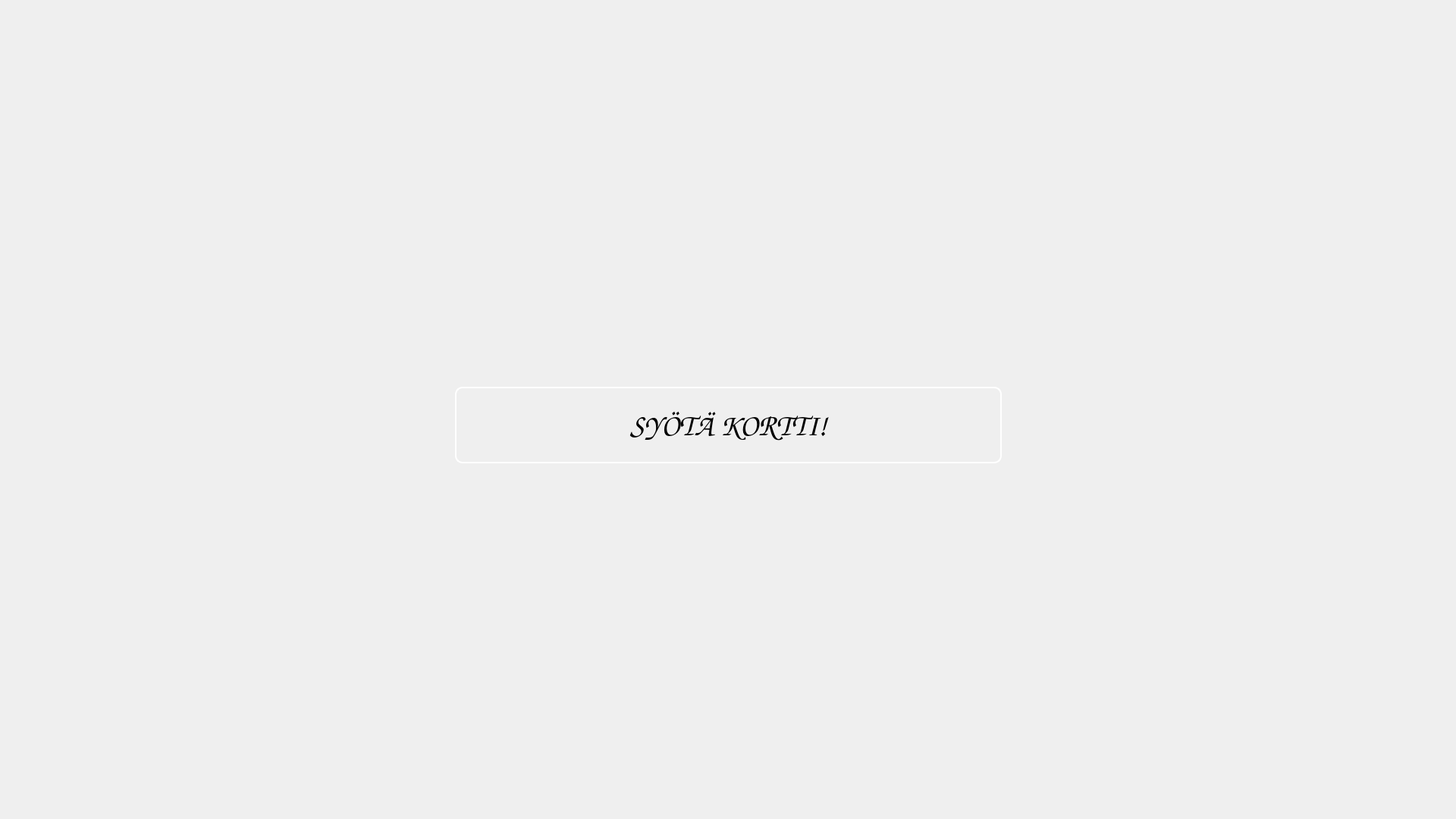
<?xml version="1.0" encoding="UTF-8"?>
<ui version="4.0">
 <class>MainWindow</class>
 <widget class="QMainWindow" name="MainWindow">
  <property name="geometry">
   <rect>
    <x>0</x>
    <y>0</y>
    <width>1920</width>
    <height>1080</height>
   </rect>
  </property>
  <property name="maximumSize">
   <size>
    <width>1920</width>
    <height>1080</height>
   </size>
  </property>
  <property name="windowTitle">
   <string>MainWindow</string>
  </property>
  <property name="styleSheet">
   <string notr="true"/>
  </property>
  <widget class="QWidget" name="centralwidget">
   <widget class="QLabel" name="label_4">
    <property name="geometry">
     <rect>
      <x>600</x>
      <y>510</y>
      <width>721</width>
      <height>101</height>
     </rect>
    </property>
    <property name="font">
     <font>
      <family>Comic Sans MS</family>
      <pointsize>30</pointsize>
      <italic>false</italic>

     </font>
    </property>
    <property name="styleSheet">
     <string notr="true">font: 900 30pt &quot;Comic Sans MS&quot;;
border-style: solid;
border-color: white;
border-width: 2px;
border-radius: 10px;
background-image: url(:/icons/flags/hemmobutt.png);</string>
    </property>
    <property name="text">
     <string>SYÖTÄ KORTTI!</string>
    </property>
    <property name="alignment">
     <set>Qt::AlignCenter</set>
    </property>
   </widget>
   <widget class="QLabel" name="backroundPic">
    <property name="geometry">
     <rect>
      <x>0</x>
      <y>0</y>
      <width>1921</width>
      <height>1091</height>
     </rect>
    </property>
    <property name="sizePolicy">
     <sizepolicy hsizetype="Expanding" vsizetype="Expanding">
      <horstretch>0</horstretch>
      <verstretch>0</verstretch>
     </sizepolicy>
    </property>
    <property name="text">
     <string/>
    </property>
    <property name="pixmap">
     <pixmap resource="resourcefile.qrc">:/icons/flags/hemmosplash.png</pixmap>
    </property>
    <property name="scaledContents">
     <bool>true</bool>
    </property>
   </widget>
   <zorder>backroundPic</zorder>
   <zorder>label_4</zorder>
  </widget>
 </widget>
 <resources>
  <include location="resourcefile.qrc"/>
 </resources>
 <connections/>
</ui>
